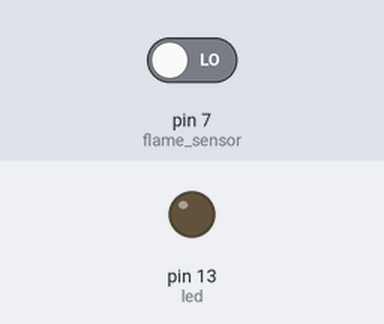
A sketch run on a simulated Arduino Uno, built with avr-gcc and run on an emulated ATmega328P. Shown: output pins drawn as LEDs (lit = HIGH). Inputs (shaded band) come from the test bench; at power-on: pin 7 (flame_sensor) LOW.

Above: at 2.8 s.
2.9 s: pin 7 (flame_sensor) driven HIGH
At 3.5 s:
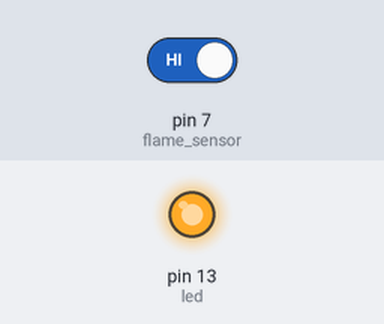
4.5 s: pin 7 (flame_sensor) driven LOW
At 6.2 s:
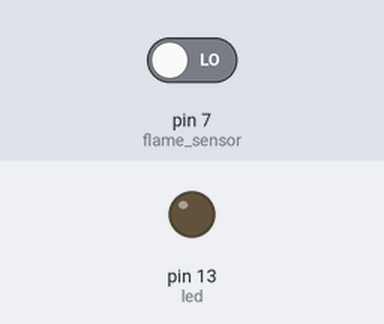
Timing chart, 0 to 7.7 s (numbered marks = the images above; inputs shaded):
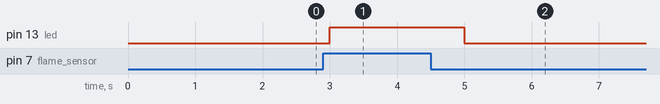

The sketch:

Flame_sensor.ino
```cpp
int flame_sensor=7;
int led=LED_BUILTIN;
void setup() {
  // put your setup code here, to run once:
pinMode(led,OUTPUT);
pinMode(flame_sensor,INPUT);
}

void loop() {
  // put your main code here, to run repeatedly:
int data=digitalRead(flame_sensor);
Serial.println(data);
if (data==1)
{
  digitalWrite(led,HIGH);
  Serial.println("Flame is detected");
}
else
{
  digitalWrite(led,LOW);
  Serial.println("Flame is not detected");
}
delay(1000);
}
```

Measured:
- after the input at 2.9 s, pin 13 (led): LOW → HIGH after 0.10 s
- after the input at 4.5 s, pin 13 (led): HIGH → LOW after 0.50 s
